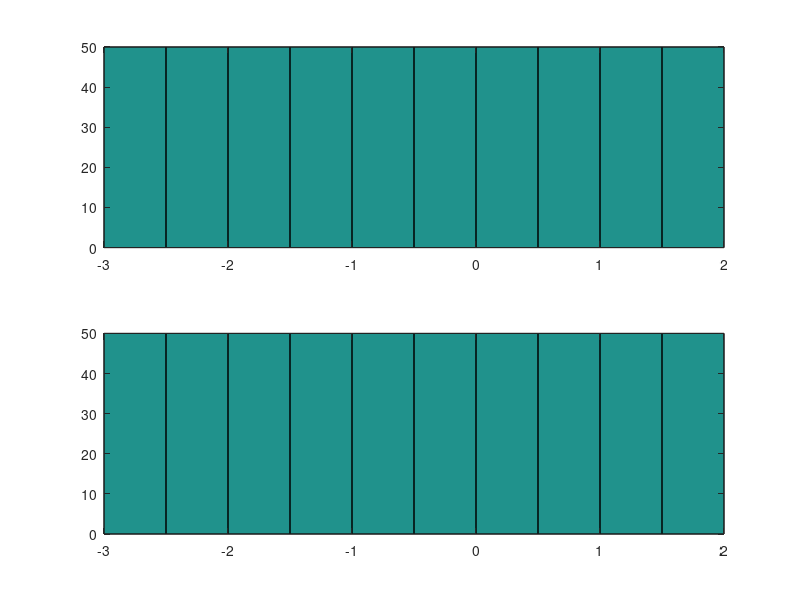
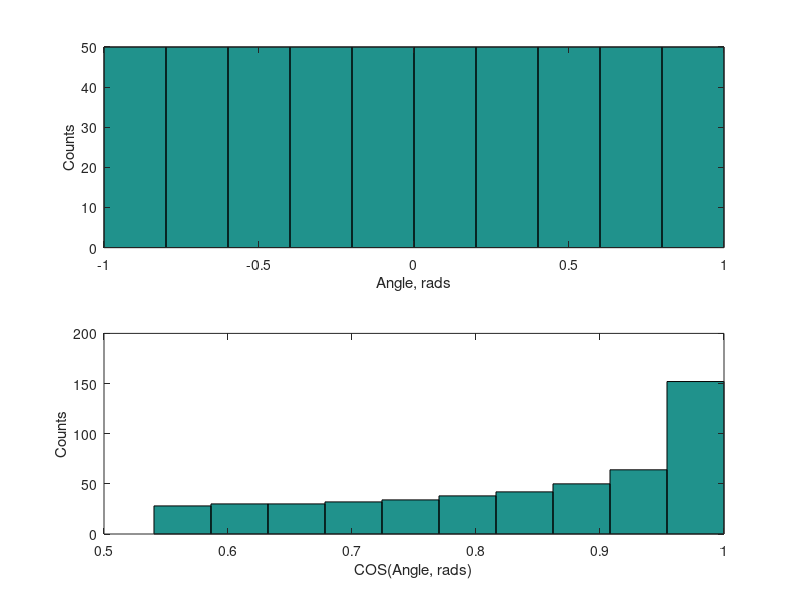
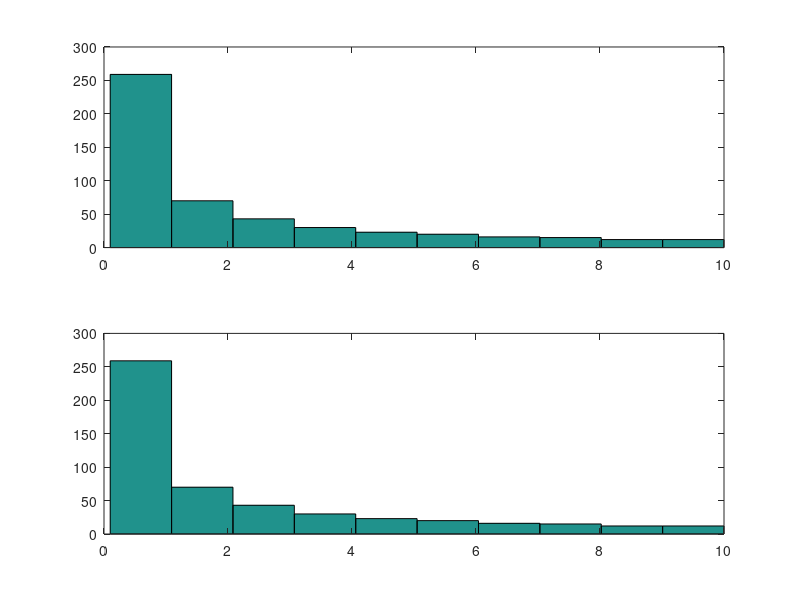
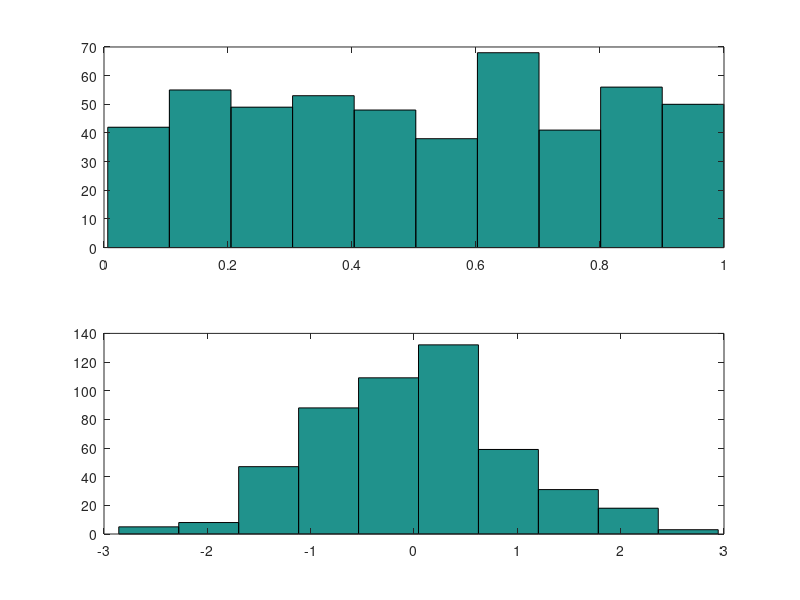

Write MATLAB code to recreate these figures, in order.
%% ME C231B Assignment: Kalman Filtering (part 1)
close all

%% Question 1. Histograms in Matlab
k = 500;
X = linspace(-3,2,k);
figure;
subplot(2,1,1); hist(X);
I = randperm(k);
Y = X(I);
isequal(X,Y)
subplot(2,1,2); hist(Y);

k = 500;
X = linspace(-1,1,k);
figure;
subplot(2,1,1); hist(X);
xlabel('Angle, rads'); ylabel('Counts')
subplot(2,1,2); hist(cos(X));
xlabel('COS(Angle, rads)'); ylabel('Counts')

k = 500;
X = logspace(-1,1,k);
figure;
subplot(2,1,1); hist(X);
I = randperm(k);
Y = X(I);
isequal(X,Y)
subplot(2,1,2); hist(Y);

%% Question 6
A = rand(6,6,1);
B = A - repmat(mean(A,2),[1 size(A,2)]);
C = A - repmat(mean(A,1),[size(A,1) 1]);
disp(A);
disp(B);
disp(C);

%% Question 7
A = rand(7,7);
isequal(A, A')
eig(A)
Asym = A + A';  % make symmetric by adding transpose
isequal(Asym, Asym')
eig(Asym)

A = rand(5,5);
shouldBeIdentity = A*inv(A)
norm(shouldBeIdentity-eye(5))

W = rand(5,5);
eig(W'*W)

W = rand(5,5);
M = W'*W;
isequal(M, M')
S = sqrtm(M);
isequal(S, S')
eig(S)
S*S-M

%% Question 8


%% (a)
A = rand(1,500);
figure
subplot(2,1,1); hist(A);

%% (b)
A = randn(1,500);
subplot(2,1,2); hist(A);

%% (c)

% Property 1
n = 3; M = 10;
Xmat1 = rand(n, M);
Xmat2 = randn(n, M);

% Property 2


% Property 3
mean(mean(Xmat1))
mean(var(Xmat1))

% Property 4
mean(mean(Xmat2))
mean(var(Xmat2))

%% (d)
M = 500;
n=1;
Xmat = sqrt(12)*(rand(n, M)-0.5); Ymat = randn(n, M);
mean(Xmat)
mean(Ymat)
var(Xmat)
var(Ymat)

%% (e)
M = 500;
n = 3;
Xmat = sqrt(12)*(rand(n, M)-0.5);
mean(mean(Xmat))
mean(var(Xmat))

%% (f)
% From question 7.b, we know that the mean of X is zero and the variance is
% unity vector. Since A is generated by sqrtm and Y = AX, all properties
% predicted should obey the rules.
n = 3;
M = 1000;
X = randn(n, M);
S = [3, -1, 1; -1, 2, 0.5; 1, 0.5, 1];
A = sqrtm(S);
Y = A*X;

%% (g)
n = 4;
M = 1000;
Xmat = randn(n, M);
muX = mean(Xmat,2)
D = Xmat - repmat(muX,[1 M]);
D*D'/M
I = randperm(n*M);
Ymat = reshape(Xmat(I),[n M]);
muY = mean(Ymat,2)
D = Ymat - repmat(muY,[1 M]);
D*D'/M

%% (g) verification
n = 4;
M = 1000;
Xmat = rand(n, M);
muX = mean(Xmat,2)
D = Xmat - repmat(muX,[1 M]);
D*D'/M
I = randperm(n*M);
Ymat = reshape(Xmat(I),[n M]);
muY = mean(Ymat,2)
D = Ymat - repmat(muY,[1 M]);
D*D'/M

%% 9. Generating random variables for initial conditions and disturbances
M = 5000; % outcomes in probability model
nX = 5;
nD = 3;
duration = 100; % length of disturbance sequence
R = randn(nX+nD*duration, M);

x0vec = randn(nX, 1);
dSeq = randn(nD, duration);

%% (a)

A = [0.8,-0.6,0.15;1.5,0.02,1.3;-0.26,-0.16,-1];
E = [1,0;0,0;0,0];
C = [1,-1,0;0,1,-1];
F = [0,1;0,-1];

% Initial Conditions
figure;
% Eight initial Conditions
for i = 1:8
% Generate Different initial values
X = randn(3, 1);
S = [3, -1, 1; -1, 2, 0.5; 1, 0.5, 1];
k = 30;
% Mean Value has been added
x0 = sqrtm(S)*X + [1;1;1];
x = zeros(3,k);
x(:,1) = x0;
y = zeros(2,k);
    for j = 1:k
        % Disturbence Generation
        Sd = [0.5, 0.5;0.5, 1];
        d = sqrtm(Sd)*randn(2,1);
        % Dynamical System
        y(:,j) = C*x(:,j)+F*d;
        x(:,j+1) = A*x(:,j)+E*d;
    end
% Final Value Calculation
Sd = [0.5, 0.5;0.5, 1];
d = sqrtm(Sd)*randn(2,1);
y(:,k) = C*x(:,k)+F*d;
% Time Span
TimeSpan = linspace(1,k,k);
% Plotting
plot(TimeSpan,y(2,:),'o');
hold on
end
hold off